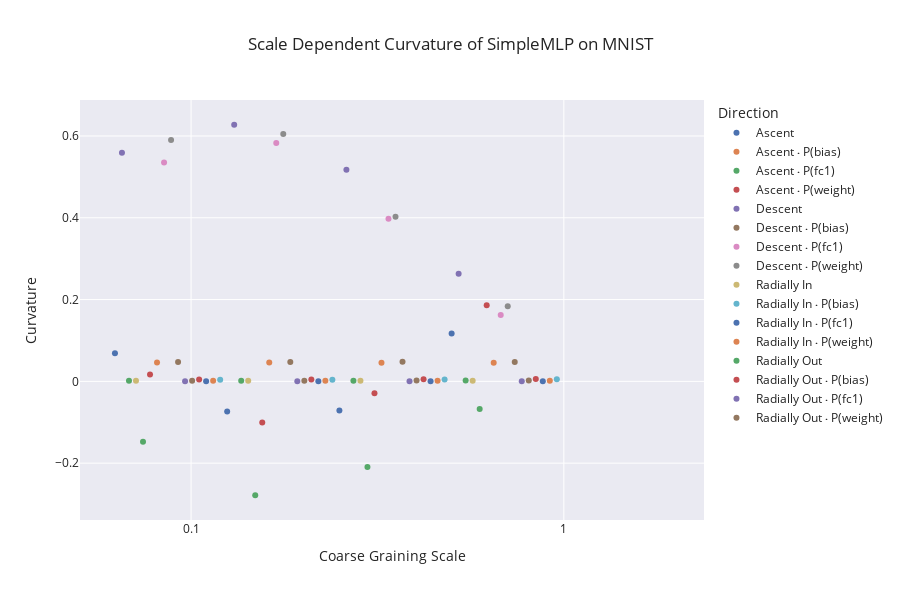

The code cell stored with this chart in its notebook:
### Code cell
# Create a Plotly figure
fig = go.Figure()

# Plotting roughness for each direction using grouped data
for direction, data in df.groupby(level='Direction'):
    fig.add_trace(go.Scatter(
        x=data.index.get_level_values('Distance'),
        y=data['Curvature'],
        mode='markers',
        name=direction
    ))

# Set axis labels, title, and configure log scale on x-axis
fig.update_layout(
    title=f'Scale Dependent Curvature of {center_model.__class__.__name__} on {dataset.__class__.__name__}',
    xaxis={
        'title': 'Coarse Graining Scale',
        'type': 'log',
        'dtick': 1,  # Tick every power of ten
    },
    yaxis ={
        'title': 'Curvature',
    },
    legend_title='Direction',
    template='seaborn',
    height=600
)

# Display the figure
fig.show()

### Figure 1 — Plotly figure (JSON) as saved in the notebook; plotly's stock layout.template omitted (floating-point values rounded to 4 significant figures)
{"data": [{"mode": "markers", "name": "Ascent", "type": "scatter", "x": [0, 0.0625, 0.125, 0.25, 0.5, 1], "y": [null, 0.06857, -0.07393, -0.07126, 0.1169, null]}, {"mode": "markers", "name": "Ascent ⋅ P(bias)", "type": "scatter", "x": [0, 0.08105, 0.1621, 0.3242, 0.6484, 1.297], "y": [null, 0.0463, 0.04605, 0.04579, 0.04559, null]}, {"mode": "markers", "name": "Ascent ⋅ P(fc1)", "type": "scatter", "x": [0, 0.07433, 0.1487, 0.2973, 0.5946, 1.189], "y": [null, -0.1477, -0.2785, -0.2096, -0.06731, null]}, {"mode": "markers", "name": "Ascent ⋅ P(weight)", "type": "scatter", "x": [0, 0.07762, 0.1552, 0.3105, 0.6209, 1.242], "y": [null, 0.01661, -0.1007, -0.02887, 0.1861, null]}, {"mode": "markers", "name": "Descent", "type": "scatter", "x": [0, 0.06527, 0.1305, 0.2611, 0.5221, 1.044], "y": [null, 0.5592, 0.6275, 0.5176, 0.2632, null]}, {"mode": "markers", "name": "Descent ⋅ P(bias)", "type": "scatter", "x": [0, 0.0923, 0.1846, 0.3692, 0.7384, 1.477], "y": [null, 0.04729, 0.04727, 0.04774, 0.04725, null]}, {"mode": "markers", "name": "Descent ⋅ P(fc1)", "type": "scatter", "x": [0, 0.08464, 0.1693, 0.3386, 0.6771, 1.354], "y": [null, 0.5349, 0.5831, 0.3975, 0.1625, null]}, {"mode": "markers", "name": "Descent ⋅ P(weight)", "type": "scatter", "x": [0, 0.08839, 0.1768, 0.3536, 0.7071, 1.414], "y": [null, 0.5902, 0.6049, 0.4023, 0.1834, null]}, {"mode": "markers", "name": "Radially In", "type": "scatter", "x": [0, 0.07117, 0.1423, 0.2847, 0.5694, 1.139], "y": [null, 0.001606, 0.001572, 0.001507, 0.001394, null]}, {"mode": "markers", "name": "Radially In ⋅ P(bias)", "type": "scatter", "x": [0, 0.1197, 0.2394, 0.4788, 0.9576, 1.915], "y": [null, 0.003988, 0.003902, 0.004253, 0.005399, null]}, {"mode": "markers", "name": "Radially In ⋅ P(fc1)", "type": "scatter", "x": [0, 0.1098, 0.2195, 0.4391, 0.8781, 1.756], "y": [null, 0.0001127, 0.0001116, 0.0001215, 0.0001155, null]}, {"mode": "markers", "name": "Radially In ⋅ P(weight)", "type": "scatter", "x": [0, 0.1146, 0.2293, 0.4585, 0.917, 1.834], "y": [null, 0.001513, 0.001477, 0.001383, 0.001203, null]}, {"mode": "markers", "name": "Radially Out", "type": "scatter", "x": [0, 0.06816, 0.1363, 0.2726, 0.5453, 1.091], "y": [null, 0.001683, 0.001708, 0.00178, 0.001926, null]}, {"mode": "markers", "name": "Radially Out ⋅ P(bias)", "type": "scatter", "x": [0, 0.1051, 0.2102, 0.4204, 0.8409, 1.682], "y": [null, 0.004449, 0.004786, 0.005135, 0.005683, null]}, {"mode": "markers", "name": "Radially Out ⋅ P(fc1)", "type": "scatter", "x": [0, 0.09639, 0.1928, 0.3856, 0.7711, 1.542], "y": [null, 0.0001222, 0.0001285, 0.000126, 0.0001294, null]}, {"mode": "markers", "name": "Radially Out ⋅ P(weight)", "type": "scatter", "x": [0, 0.1007, 0.2013, 0.4026, 0.8052, 1.61], "y": [null, 0.001645, 0.001691, 0.001801, 0.00204, null]}], "layout": {"height": 600, "legend": {"title": {"text": "Direction"}}, "title": {"text": "Scale Dependent Curvature of SimpleMLP on MNIST"}, "xaxis": {"dtick": 1, "title": {"text": "Coarse Graining Scale"}, "type": "log"}, "yaxis": {"title": {"text": "Curvature"}}}}
